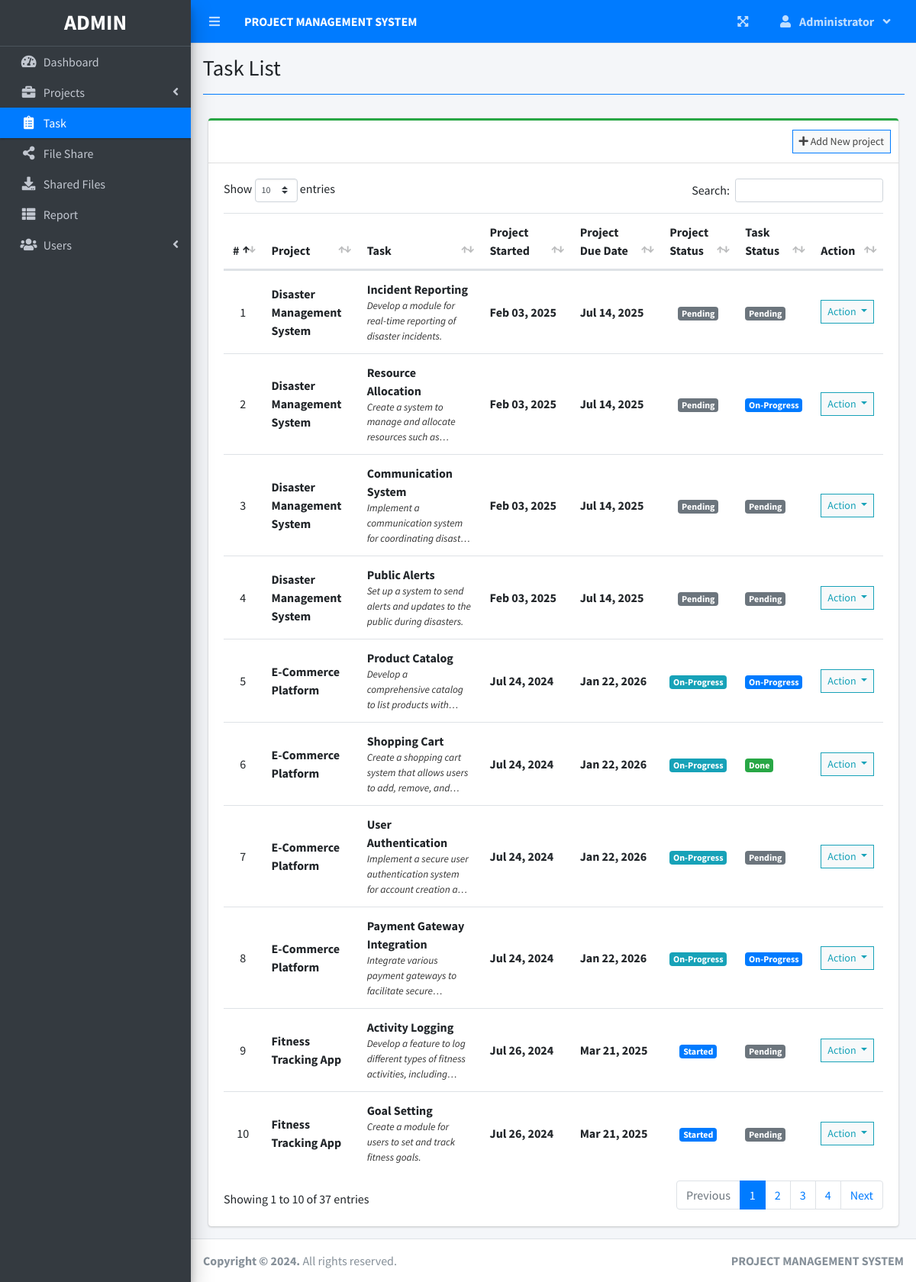
The app's page /index.php?page=task_list (signed in) with its own data.
### tables this page shows
CREATE TABLE `task_list` (
  `id` int(30) NOT NULL,
  `project_id` int(30) NOT NULL,
  `task` varchar(200) NOT NULL,
  `description` text NOT NULL,
  `status` tinyint(4) NOT NULL,
  `date_created` datetime NOT NULL DEFAULT current_timestamp()
);

CREATE TABLE `project_list` (
  `id` int(30) NOT NULL,
  `name` varchar(200) NOT NULL,
  `description` text NOT NULL,
  `status` tinyint(2) NOT NULL,
  `start_date` date NOT NULL,
  `end_date` date NOT NULL,
  `manager_id` int(30) NOT NULL,
  `user_ids` text NOT NULL,
  `date_created` datetime NOT NULL DEFAULT current_timestamp()
);

### task_list.php (the view, shortened to what this page needs)
<?php include'db_connect.php' ?>
<div class="col-lg-12">
	<div class="card card-outline card-success">
		<div class="card-header">
			<div class="card-tools">
				<a class="btn btn-block btn-sm btn-default btn-flat border-primary" href="./index.php?page=new_project"><i class="fa fa-plus"></i> Add New project</a>
			</div>
		</div>
		<div class="card-body">
			<table class="table tabe-hover table-condensed" id="list">
				<colgroup>
					<col width="5%">
					<col width="15%">
					<col width="20%">
					<col width="15%">
					<col width="15%">
					<col width="10%">
					<col width="10%">
					<col width="10%">
				</colgroup>
				<thead>
					<tr>
						<th class="text-center">#</th>
						<th>Project</th>
						<th>Task</th>
						<th>Project Started</th>
						<th>Project Due Date</th>
						<th>Project Status</th>
						<th>Task Status</th>
						<th>Action</th>
					</tr>
				</thead>
				<tbody>
					<?php
					$i = 1;
					$where = "";
					$stat = array("Pending","Started","On-Progress","On-Hold","Over Due","Done");
					$qry = $conn->query("SELECT t.*,p.name as pname,p.start_date,p.status as pstatus, p.end_date,p.id as pid FROM task_list t inner join project_list p on p.id = t.project_id $where order by p.name asc");
					while($row= $qry->fetch_assoc()):
						$trans = get_html_translation_table(HTML_ENTITIES,ENT_QUOTES);
						unset($trans["\""], $trans["<"], $trans[">"], $trans["<h2"]);
						$desc = strtr(html_entity_decode($row['description']),$trans);
						$desc=str_replace(array("<li>","</li>"), array("",", "), $desc);
		                $cprog = $conn->query("SELECT * FROM task_list where project_id = {$row['pid']} and status = 3")->num_rows;
		                $prod = $conn->query("SELECT * FROM user_productivity where project_id = {$row['pid']}")->num_rows;
		                if($row['pstatus'] == 0 && strtotime(date('Y-m-d')) >= strtotime($row['start_date'])):
		                if($prod  > 0  || $cprog > 0)
		                  $row['pstatus'] = 2;
		                else
		                  $row['pstatus'] = 1;
		                elseif($row['pstatus'] == 0 && strtotime(date('Y-m-d')) > strtotime($row['end_date'])):
		                $row['pstatus'] = 4;
		                endif;
					?>
					<tr>
						<td class="text-center"><?php echo $i++ ?></td>
						<td>
							<p><b><?php echo ucwords($row['pname']) ?></b></p>
						</td>
						<td>
							<p><b><?php echo ucwords($row['task']) ?></b></p>
							<p class="truncate"><?php echo strip_tags($desc) ?></p>
						</td>
						<td><b><?php echo date("M d, Y",strtotime($row['start_date'])) ?></b></td>
						<td><b><?php echo date("M d, Y",strtotime($row['end_date'])) ?></b></td>
						<td class="text-center">
							<?php
							  if($stat[$row['pstatus']] =='Pending'){
							  	echo "<span class='badge badge-secondary'>{$stat[$row['pstatus']]}</span>";
							  }elseif($stat[$row['pstatus']] =='Started'){
							  	echo "<span class='badge badge-primary'>{$stat[$row['pstatus']]}</span>";
							  }elseif($stat[$row['pstatus']] =='On-Progress'){
							  	echo "<span class='badge badge-info'>{$stat[$row['pstatus']]}</span>";
							  }elseif($stat[$row['pstatus']] =='On-Hold'){
							  	echo "<span class='badge badge-warning'>{$stat[$row['pstatus']]}</span>";
							  }elseif($stat[$row['pstatus']] =='Over Due'){
							  	echo "<span class='badge badge-danger'>{$stat[$row['pstatus']]}</span>";
							  }elseif($stat[$row['pstatus']] =='Done'){
							  	echo "<span class='badge badge-success'>{$stat[$row['pstatus']]}</span>";
							  }
							?>
						</td>
						<td>
                        	<?php
                        	if($row['status'] == 1){
						  		echo "<span class='badge badge-secondary'>Pending</span>";
                        	}elseif($row['status'] == 2){
						  		echo "<span class='badge badge-primary'>On-Progress</span>";
                        	}elseif($row['status'] == 3){
						  		echo "<span class='badge badge-success'>Done</span>";
                        	}
                        	?>
                        </td>
						<td class="text-center">
							<button type="button" class="btn btn-default btn-sm btn-flat border-info wave-effect text-info dropdown-toggle" data-toggle="dropdown" aria-expanded="true">
		                      Action
		                    </button>
						</td>
					</tr>
				<?php endwhile; ?>
				</tbody>
			</table>
		</div>
	</div>
</div>

### task_list.php (style rules this page uses)
table p { margin: unset !important; }
table td { vertical-align: middle !important }

### records on screen
task_list: project_list.name "Disaster Management System", task "Incident Reporting", description "Develop a module for real-time reporting of disaster incidents.", project_list.start_date "Feb 03, 2025", project_list.end_date "Jul 14, 2025", project_list.status "Pending", status "Pending"
task_list: project_list.name "Disaster Management System", task "Resource Allocation", description "Create a system to manage and allocate resources such…", project_list.start_date "Feb 03, 2025", project_list.end_date "Jul 14, 2025", project_list.status "Pending", status "On-Progress"
task_list: project_list.name "Disaster Management System", task "Communication System", description "Implement a communication system for coordinating…", project_list.start_date "Feb 03, 2025", project_list.end_date "Jul 14, 2025", project_list.status "Pending", status "Pending"
task_list: project_list.name "Disaster Management System", task "Public Alerts", description "Set up a system to send alerts and updates to the public during disasters.", project_list.start_date "Feb 03, 2025", project_list.end_date "Jul 14, 2025", project_list.status "Pending", status "Pending"
task_list: project_list.name "E-Commerce Platform", task "Product Catalog", description "Develop a comprehensive catalog to list products…", project_list.start_date "Jul 24, 2024", project_list.end_date "Jan 22, 2026", status "On-Progress"
task_list: project_list.name "E-Commerce Platform", task "Shopping Cart", description "Create a shopping cart system that allows users to add, remove,…", project_list.start_date "Jul 24, 2024", project_list.end_date "Jan 22, 2026", pstatus "On-Progress", status "Done"
task_list: project_list.name "E-Commerce Platform", task "User Authentication", description "Implement a secure user authentication system for account creation…", project_list.start_date "Jul 24, 2024", project_list.end_date "Jan 22, 2026", pstatus "On-Progress", status "Pending"
task_list: project_list.name "E-Commerce Platform", task "Payment Gateway Integration", description "Integrate various payment gateways to facilitate…", project_list.start_date "Jul 24, 2024", project_list.end_date "Jan 22, 2026", status "On-Progress"
task_list: project_list.name "Fitness Tracking App", task "Activity Logging", description "Develop a feature to log different types of fitness activities,…", project_list.start_date "Jul 26, 2024", project_list.end_date "Mar 21, 2025", status "Started", shows "Pending"
task_list: project_list.name "Fitness Tracking App", task "Goal Setting", description "Create a module for users to set and track fitness goals.", project_list.start_date "Jul 26, 2024", project_list.end_date "Mar 21, 2025", status "Started", shows "Pending"

### other values on screen
$_SESSION['system']['name'] "PROJECT MANAGEMENT SYSTEM"
$_SESSION['login_firstname'] "Administrator"
$title "Task List"
